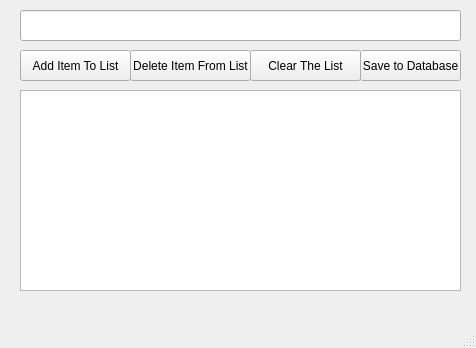
<?xml version="1.0" encoding="UTF-8"?>
<ui version="4.0">
 <class>MainWindow</class>
 <widget class="QMainWindow" name="MainWindow">
  <property name="geometry">
   <rect>
    <x>0</x>
    <y>0</y>
    <width>476</width>
    <height>348</height>
   </rect>
  </property>
  <property name="windowTitle">
   <string>To Do List</string>
  </property>
  <widget class="QWidget" name="centralwidget">
   <widget class="QPushButton" name="additem_pushButton">
    <property name="geometry">
     <rect>
      <x>20</x>
      <y>50</y>
      <width>111</width>
      <height>31</height>
     </rect>
    </property>
    <property name="text">
     <string>Add Item To List</string>
    </property>
   </widget>
   <widget class="QPushButton" name="deleteitem_pushButton_2">
    <property name="geometry">
     <rect>
      <x>130</x>
      <y>50</y>
      <width>121</width>
      <height>31</height>
     </rect>
    </property>
    <property name="text">
     <string>Delete Item From List</string>
    </property>
   </widget>
   <widget class="QPushButton" name="clearall_pushButton_3">
    <property name="geometry">
     <rect>
      <x>250</x>
      <y>50</y>
      <width>111</width>
      <height>31</height>
     </rect>
    </property>
    <property name="text">
     <string>Clear The List</string>
    </property>
   </widget>
   <widget class="QLineEdit" name="additem_lineEdit">
    <property name="geometry">
     <rect>
      <x>20</x>
      <y>10</y>
      <width>441</width>
      <height>31</height>
     </rect>
    </property>
   </widget>
   <widget class="QListWidget" name="mylist_listWidget">
    <property name="geometry">
     <rect>
      <x>20</x>
      <y>90</y>
      <width>441</width>
      <height>201</height>
     </rect>
    </property>
   </widget>
   <widget class="QPushButton" name="savedb_pushButton">
    <property name="geometry">
     <rect>
      <x>360</x>
      <y>50</y>
      <width>101</width>
      <height>31</height>
     </rect>
    </property>
    <property name="text">
     <string>Save to Database</string>
    </property>
   </widget>
  </widget>
  <widget class="QMenuBar" name="menubar">
   <property name="geometry">
    <rect>
     <x>0</x>
     <y>0</y>
     <width>476</width>
     <height>26</height>
    </rect>
   </property>
  </widget>
  <widget class="QStatusBar" name="statusbar"/>
 </widget>
 <resources/>
 <connections/>
</ui>
